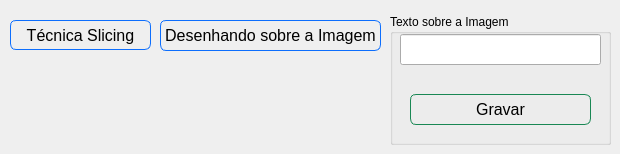
    <widget class="QWidget" name="tab_4">
     <attribute name="title">
      <string>Fatiamento e desenho sobre a imagem</string>
     </attribute>
     <widget class="QPushButton" name="slicing">
      <property name="enabled">
       <bool>true</bool>
      </property>
      <property name="geometry">
       <rect>
        <x>10</x>
        <y>20</y>
        <width>141</width>
        <height>30</height>
       </rect>
      </property>
      <property name="cursor">
       <cursorShape>PointingHandCursor</cursorShape>
      </property>
      <property name="focusPolicy">
       <enum>Qt::NoFocus</enum>
      </property>
      <property name="styleSheet">
       <string notr="true">QPushButton{
	font-size:16px;
	border-style:solid;
	border-width: 1px;
	border-radius: 6;
	border-color: #0d6efd;
}

QPushButton:pressed{
	font-size:16px;
	border-style:solid;
	border-width: 1px;
	border-radius: 6;
	background-color: #0d6efd;
	color: white;
}

</string>
      </property>
      <property name="text">
       <string>Técnica Slicing</string>
      </property>
     </widget>
     <widget class="QPushButton" name="imgDesenho">
      <property name="geometry">
       <rect>
        <x>160</x>
        <y>20</y>
        <width>221</width>
        <height>31</height>
       </rect>
      </property>
      <property name="cursor">
       <cursorShape>PointingHandCursor</cursorShape>
      </property>
      <property name="styleSheet">
       <string notr="true">QPushButton{
	font-size:16px;
	border-style:solid;
	border-width: 1px;
	border-radius: 6;
	border-color: #0d6efd;
}

QPushButton:pressed{
	font-size:16px;
	border-style:solid;
	border-width: 1px;
	border-radius: 6;
	background-color: #0d6efd;
	color: white;
}

</string>
      </property>
      <property name="text">
       <string>Desenhando sobre a Imagem</string>
      </property>
     </widget>
     <widget class="QGroupBox" name="groupBox_4">
      <property name="geometry">
       <rect>
        <x>390</x>
        <y>14</y>
        <width>221</width>
        <height>131</height>
       </rect>
      </property>
      <property name="title">
       <string>Texto sobre a Imagem</string>
      </property>
      <widget class="QLineEdit" name="textImg">
       <property name="geometry">
        <rect>
         <x>10</x>
         <y>20</y>
         <width>201</width>
         <height>31</height>
        </rect>
       </property>
      </widget>
      <widget class="QPushButton" name="textoImage">
       <property name="geometry">
        <rect>
         <x>20</x>
         <y>80</y>
         <width>181</width>
         <height>31</height>
        </rect>
       </property>
       <property name="cursor">
        <cursorShape>PointingHandCursor</cursorShape>
       </property>
       <property name="styleSheet">
        <string notr="true">QPushButton{
	font-size:16px;
	border-style:solid;
	border-width: 1px;
	border-radius: 6;
	border-color: #198754;
}

QPushButton:pressed{
	font-size:16px;
	border-style:solid;
	border-width: 1px;
	border-radius: 6;
	background-color: #198754;
	color: white;
}

</string>
       </property>
       <property name="text">
        <string>Gravar</string>
       </property>
      </widget>
     </widget>
    </widget>
